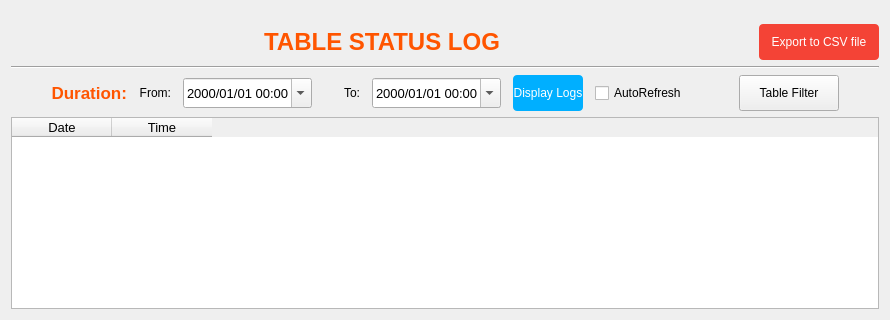
      <widget class="QWidget" name="tab_Statuslog">
       <attribute name="title">
        <string>STATUS LOG</string>
       </attribute>
       <layout class="QVBoxLayout" name="verticalLayout_7">
        <property name="topMargin">
         <number>24</number>
        </property>
        <item>
         <layout class="QHBoxLayout" name="horizontalLayout_9">
          <item>
           <spacer name="horizontalSpacer_20">
            <property name="orientation">
             <enum>Qt::Horizontal</enum>
            </property>
            <property name="sizeHint" stdset="0">
             <size>
              <width>40</width>
              <height>20</height>
             </size>
            </property>
           </spacer>
          </item>
          <item>
           <widget class="QLabel" name="label_5">
            <property name="font">
             <font>
              <family>MS Shell Dlg 2</family>
              <pointsize>18</pointsize>
              <weight>75</weight>
              <bold>true</bold>
             </font>
            </property>
            <property name="styleSheet">
             <string notr="true">color: rgb(255, 85, 0);</string>
            </property>
            <property name="text">
             <string>TABLE STATUS LOG</string>
            </property>
            <property name="alignment">
             <set>Qt::AlignCenter</set>
            </property>
            <property name="indent">
             <number>300</number>
            </property>
           </widget>
          </item>
          <item>
           <spacer name="horizontalSpacer_19">
            <property name="orientation">
             <enum>Qt::Horizontal</enum>
            </property>
            <property name="sizeHint" stdset="0">
             <size>
              <width>40</width>
              <height>20</height>
             </size>
            </property>
           </spacer>
          </item>
          <item>
           <widget class="QPushButton" name="btn_ExportToCSV">
            <property name="sizePolicy">
             <sizepolicy hsizetype="Preferred" vsizetype="Fixed">
              <horstretch>0</horstretch>
              <verstretch>0</verstretch>
             </sizepolicy>
            </property>
            <property name="minimumSize">
             <size>
              <width>120</width>
              <height>36</height>
             </size>
            </property>
            <property name="font">
             <font>
              <family>MS Shell Dlg 2</family>
             </font>
            </property>
            <property name="styleSheet">
             <string notr="true">QPushButton{
	border-radius: 4px;
	background-color: #f44336; color: white;
}

QPushButton::hover {
	background-color: #f95346;
}</string>
            </property>
            <property name="text">
             <string>Export to CSV file</string>
            </property>
           </widget>
          </item>
         </layout>
        </item>
        <item>
         <widget class="Line" name="line_7">
          <property name="orientation">
           <enum>Qt::Horizontal</enum>
          </property>
         </widget>
        </item>
        <item>
         <layout class="QHBoxLayout" name="horizontalLayout_8">
          <property name="spacing">
           <number>12</number>
          </property>
          <item>
           <spacer name="horizontalSpacer_18">
            <property name="orientation">
             <enum>Qt::Horizontal</enum>
            </property>
            <property name="sizeHint" stdset="0">
             <size>
              <width>40</width>
              <height>20</height>
             </size>
            </property>
           </spacer>
          </item>
          <item>
           <widget class="QLabel" name="label_7">
            <property name="font">
             <font>
              <pointsize>13</pointsize>
              <weight>75</weight>
              <bold>true</bold>
             </font>
            </property>
            <property name="styleSheet">
             <string notr="true">color: rgb(255, 85, 0);</string>
            </property>
            <property name="text">
             <string>Duration:</string>
            </property>
            <property name="alignment">
             <set>Qt::AlignRight|Qt::AlignTrailing|Qt::AlignVCenter</set>
            </property>
           </widget>
          </item>
          <item>
           <layout class="QHBoxLayout" name="horizontalLayout_7">
            <item>
             <widget class="QLabel" name="label_2">
              <property name="text">
               <string>From:</string>
              </property>
              <property name="alignment">
               <set>Qt::AlignRight|Qt::AlignTrailing|Qt::AlignVCenter</set>
              </property>
             </widget>
            </item>
            <item>
             <widget class="QDateTimeEdit" name="dateTimeEdit1">
              <property name="minimumSize">
               <size>
                <width>0</width>
                <height>30</height>
               </size>
              </property>
              <property name="font">
               <font>
                <family>Arial</family>
                <pointsize>10</pointsize>
                <weight>50</weight>
                <bold>false</bold>
               </font>
              </property>
              <property name="styleSheet">
               <string notr="true"/>
              </property>
              <property name="currentSection">
               <enum>QDateTimeEdit::YearSection</enum>
              </property>
              <property name="displayFormat">
               <string>yyyy/MM/dd hh:mm</string>
              </property>
              <property name="calendarPopup">
               <bool>true</bool>
              </property>
             </widget>
            </item>
            <item>
             <widget class="QLabel" name="label_6">
              <property name="text">
               <string>      To:</string>
              </property>
              <property name="alignment">
               <set>Qt::AlignRight|Qt::AlignTrailing|Qt::AlignVCenter</set>
              </property>
             </widget>
            </item>
            <item>
             <widget class="QDateTimeEdit" name="dateTimeEdit2">
              <property name="minimumSize">
               <size>
                <width>0</width>
                <height>30</height>
               </size>
              </property>
              <property name="font">
               <font>
                <family>Arial</family>
                <pointsize>10</pointsize>
                <weight>50</weight>
                <bold>false</bold>
               </font>
              </property>
              <property name="styleSheet">
               <string notr="true"/>
              </property>
              <property name="currentSection">
               <enum>QDateTimeEdit::YearSection</enum>
              </property>
              <property name="displayFormat">
               <string>yyyy/MM/dd hh:mm</string>
              </property>
              <property name="calendarPopup">
               <bool>true</bool>
              </property>
             </widget>
            </item>
           </layout>
          </item>
          <item>
           <widget class="QPushButton" name="btn_DisplayLogs">
            <property name="sizePolicy">
             <sizepolicy hsizetype="Preferred" vsizetype="Fixed">
              <horstretch>0</horstretch>
              <verstretch>0</verstretch>
             </sizepolicy>
            </property>
            <property name="minimumSize">
             <size>
              <width>70</width>
              <height>36</height>
             </size>
            </property>
            <property name="styleSheet">
             <string notr="true">QPushButton{
	border-radius: 4px;
	background-color: #00afff; color: white;
}

QPushButton::hover {
	background-color: #23ccff;
}

QPushButton::pressed {
	background-color: #00aaf0;
}</string>
            </property>
            <property name="text">
             <string>Display Logs</string>
            </property>
            <property name="autoDefault">
             <bool>true</bool>
            </property>
            <property name="default">
             <bool>true</bool>
            </property>
           </widget>
          </item>
          <item>
           <widget class="QCheckBox" name="checkBox_AutoRefresh">
            <property name="text">
             <string>AutoRefresh</string>
            </property>
           </widget>
          </item>
          <item>
           <spacer name="horizontalSpacer_32">
            <property name="orientation">
             <enum>Qt::Horizontal</enum>
            </property>
            <property name="sizeHint" stdset="0">
             <size>
              <width>40</width>
              <height>20</height>
             </size>
            </property>
           </spacer>
          </item>
          <item>
           <widget class="QPushButton" name="btn_tablefilter">
            <property name="minimumSize">
             <size>
              <width>100</width>
              <height>36</height>
             </size>
            </property>
            <property name="styleSheet">
             <string notr="true">QPushButton{
	border-radius: 4px;
	background-color: #07ac30; color: white;
}

QPushButton::hover {
	background-color: #17bc40;
}rgb(7, 172, 48)</string>
            </property>
            <property name="text">
             <string>Table Filter</string>
            </property>
           </widget>
          </item>
          <item>
           <spacer name="horizontalSpacer_17">
            <property name="orientation">
             <enum>Qt::Horizontal</enum>
            </property>
            <property name="sizeHint" stdset="0">
             <size>
              <width>40</width>
              <height>20</height>
             </size>
            </property>
           </spacer>
          </item>
         </layout>
        </item>
        <item>
         <widget class="QTableWidget" name="table_TableStatus">
          <property name="font">
           <font>
            <family>MS Shell Dlg 2</family>
            <pointsize>10</pointsize>
            <weight>50</weight>
            <bold>false</bold>
           </font>
          </property>
          <property name="editTriggers">
           <set>QAbstractItemView::NoEditTriggers</set>
          </property>
          <property name="selectionMode">
           <enum>QAbstractItemView::NoSelection</enum>
          </property>
          <attribute name="verticalHeaderMinimumSectionSize">
           <number>24</number>
          </attribute>
          <attribute name="verticalHeaderDefaultSectionSize">
           <number>50</number>
          </attribute>
          <column>
           <property name="text">
            <string>Date</string>
           </property>
          </column>
          <column>
           <property name="text">
            <string>Time</string>
           </property>
          </column>
         </widget>
        </item>
       </layout>
      </widget>
